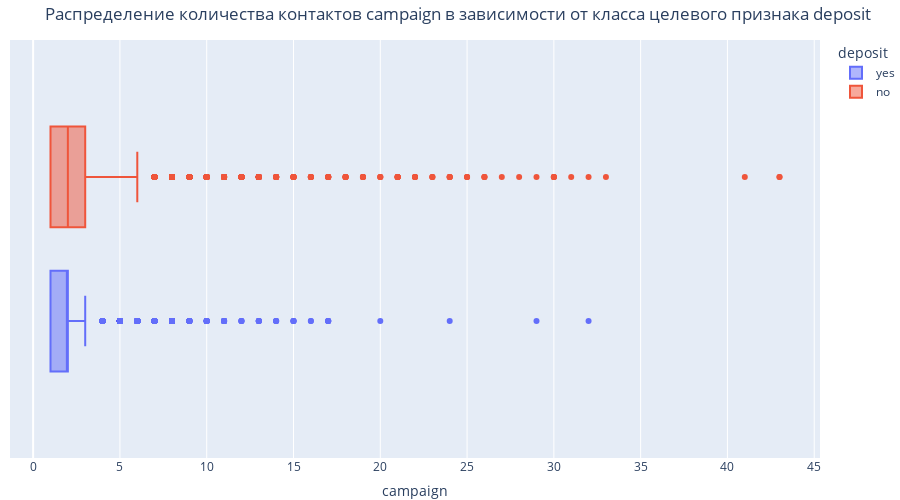

The cell this chart's notebook holds for it:
### Markdown cell above
Как-то непомогло, нормального распределения я не увидел

### Code cell
fig = px.box(
  data_frame=df,
  x='campaign',
  color='deposit',
  height=500,
  width=900,
  title='Распределение количества контактов campaign в зависимости от класса целевого признака deposit')

fig.update_layout(margin=dict(l=10, r=10, t=40, b=0))
fig.show()

### Figure 1 — Plotly figure (JSON) as saved in the notebook; plotly's stock layout.template omitted (floating-point values rounded to 4 significant figures; data arrays with more than 128 entries replaced by an {"elided": "..."} marker saying what was removed)
{"data": [{"alignmentgroup": "True", "hovertemplate": "deposit=yes<br>campaign=%{x}<extra></extra>", "legendgroup": "yes", "marker": {"color": "#636efa"}, "name": "yes", "notched": false, "offsetgroup": "yes", "orientation": "h", "showlegend": true, "type": "box", "x": {"elided": "4681 int values"}, "x0": " ", "xaxis": "x", "y0": " ", "yaxis": "y"}, {"alignmentgroup": "True", "hovertemplate": "deposit=no<br>campaign=%{x}<extra></extra>", "legendgroup": "no", "marker": {"color": "#EF553B"}, "name": "no", "notched": false, "offsetgroup": "no", "orientation": "h", "showlegend": true, "type": "box", "x": {"elided": "5424 int values"}, "x0": " ", "xaxis": "x", "y0": " ", "yaxis": "y"}], "layout": {"boxmode": "group", "height": 500, "legend": {"title": {"text": "deposit"}, "tracegroupgap": 0}, "margin": {"b": 0, "l": 10, "r": 10, "t": 40}, "title": {"text": "Распределение количества контактов campaign в зависимости от класса целевого признака deposit"}, "width": 900, "xaxis": {"anchor": "y", "domain": [0, 1], "title": {"text": "campaign"}}, "yaxis": {"anchor": "x", "domain": [0, 1]}}}
